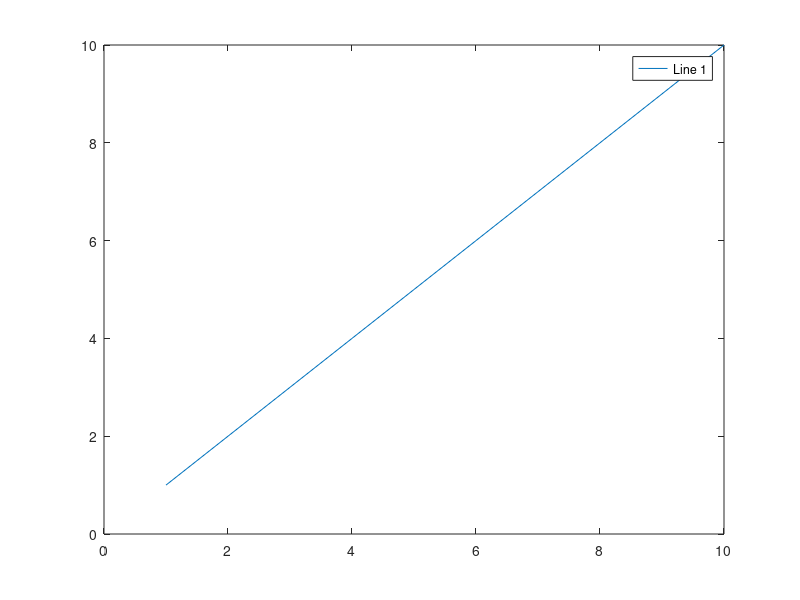

MATLAB code for this plot: (Note: this script raises an error after producing the figure.)
h1 = plot(1:10);
[hh,icons,plots,txt] = legend({'Line 1'});
p1 = icons(1).Position;
icons(1).Position = [0.3 p1(2) 0];
icons(2).XData = [0.05 0.2];